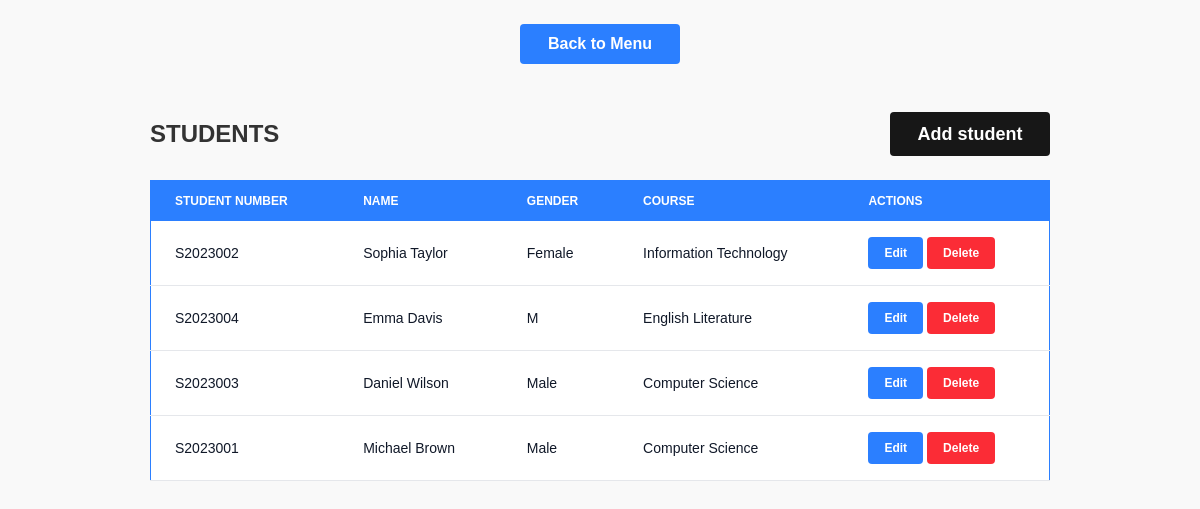
/students/index.php (signed in), run on an earlier commit of the app's database.
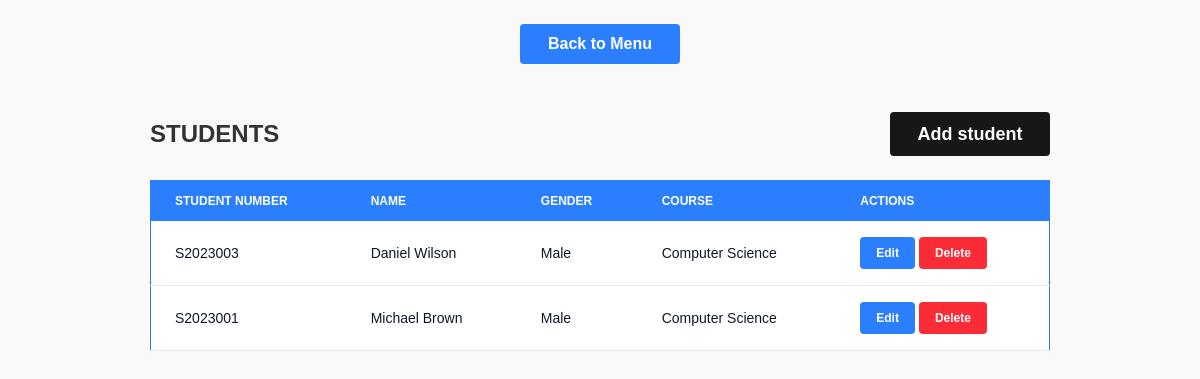
And on a later commit of the database.
### tables this page shows
CREATE TABLE IF NOT EXISTS `students` (
  `student_id` int NOT NULL AUTO_INCREMENT,
  `student_number` varchar(50) NOT NULL DEFAULT '0',
  `name` varchar(100) NOT NULL DEFAULT '0',
  `gender` varchar(10) NOT NULL DEFAULT 'Male',
  `course_id` int NOT NULL DEFAULT '0',
  PRIMARY KEY (`student_id`),
  KEY `FK_students_courses` (`course_id`),
  CONSTRAINT `FK_students_courses` FOREIGN KEY (`course_id`) REFERENCES `courses` (`course_id`) ON DELETE CASCADE ON UPDATE CASCADE
);

CREATE TABLE IF NOT EXISTS `courses` (
  `course_id` int NOT NULL AUTO_INCREMENT,
  `code` varchar(50) DEFAULT NULL,
  `name` varchar(100) DEFAULT NULL,
  PRIMARY KEY (`course_id`)
);

### students/index.php (the view, shortened to what this page needs)
<?php
require('../partials/head.php');
$stmt = $connection->prepare("
    select s.student_id, s.student_number, s.name as student_name, s.gender, c.name as course_name
    from students s
    join courses c on s.course_id = c.course_id
    ORDER BY s.gender, s.name;
");
$stmt->execute();
$students = $stmt->fetchAll();
?>
<body x-data="{deleteModal: false, deleteId: null}" class="flex  justify-content flex-col items-center gap-y-6">
    <button class="bg-blue-500 mt-6 w-40 cursor-pointer text-white font-bold py-2 px-4 rounded">
        <a href="/index.php">Back to Menu</a>
    </button>
    <div class="w-full md:max-w-3/4 px-4 md:px-0 mx-auto px-4 gap-x-4 flex justify-between items-center">
        <h1 class="text-2xl font-bold mt-6">STUDENTS</h1>
        <button class="bg-neutral-900 text-xs sm:text-lg mt-6 w-32 sm:w-40 cursor-pointer text-white font-bold py-2 px-4 rounded">
            <a href="create.php">Add student</a>
        </button>
    </div>
    <div class="w-full flex md:justify-center overflow-x-auto">
        <table class="w-full min-w-[500px] max-w-3/4 text-xs sm:text-sm border border-blue-500 text-left rtl:text-right text-gray-500">
            <thead class="text-xs text-white uppercase bg-blue-500">
                <tr>
                    <th scope="col" class="px-2 sm:px-6 py-3">
                        Student Number
                    </th>
                    <th scope="col" class="px-2 sm:px-6 py-3">
                        Name
                    </th>
                    <th scope="col" class="px-2 sm:px-6 py-3">
                        Gender
                    </th>
                    <th scope="col" class="px-2 sm:px-6 py-3">
                        Course
                    </th>
                    <th scope="col" class="px-2 sm:px-6 py-3">
                        Actions
                    </th>
                </tr>
            </thead>
            <tbody>
                <?php
                foreach ($students as $student) {
                    echo '<tr class="bg-white border-b dark:bg-gray-800 dark:border-gray-700 border-gray-200">';
                    echo '<th scope="row" class="px-2 sm:px-6 py-4 font-medium text-gray-900 dark:text-white break-words">';
                    echo $student['student_number'];
                    echo '</th>';
                    echo '<th scope="row" class="px-2 sm:px-6 py-4 font-medium text-gray-900 dark:text-white">';
                    echo $student['student_name'];
                    echo '</th>';
                    echo '<th scope="row" class="px-2 sm:px-6 py-4 font-medium text-gray-900 dark:text-white">';
                    echo $student['gender'];
                    echo '</th>';
                    echo '<th scope="row" class="px-2 sm:px-6 py-4 font-medium text-gray-900 dark:text-white">';
                    echo $student['course_name'];
                    echo '</th>';
                    echo '<td class="px-2 sm:px-6 py-4">';
                    echo '<div class="flex flex-col sm:flex-row gap-1">';
                    echo '<button class="bg-blue-500 text-xs hover:bg-blue-700 cursor-pointer text-white font-bold py-1 px-2 sm:py-2 sm:px-4 rounded">';
                    echo "<a href='edit.php?id={$student["student_id"]}'>Edit</a>";
                    echo '</button>';
                    echo '<button @click="deleteModal = true; deleteId = ' . $student["student_id"] . '; console.log(deleteId)"';
                    echo ' class="bg-red-500 text-xs hover:bg-red-700 cursor-pointer text-white font-bold py-1 px-2 sm:py-2 sm:px-4 rounded">';
                    echo 'Delete';
                    echo '</button>';
                    echo '</div>';
                    echo '</td>';
                    echo '</tr>';
                }
                ?>
            </tbody>
        </table>
    </div>
</body>
<?php
require('../partials/footer.php')
?>

What changed in the data, as far as the page shows it:
removed students: student_number "S2023002", name "Sophia Taylor", gender "Female", course.name "Information Technology"
removed students: student_number "S2023004", name "Emma Davis", gender "M", course.name "English Literature"
